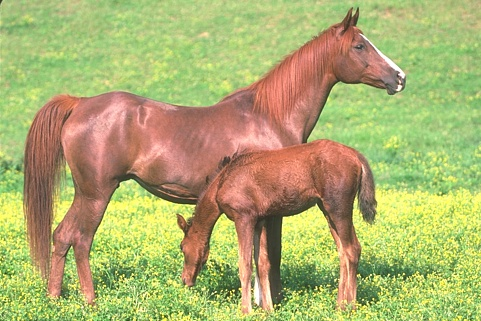
%> input picture ComputerVision/lista1/Q3/img/113044.jpg, 481 x 321 px
$ octave q3.m   (GNU Octave 9; MATLAB toolbox functions it lacks are replaced by stand-ins)
%> lines starting %> are read from the running program, lines starting %| are printed output that depends on the picture; in (x1, y1, x2, y2) boxes, pixels count from 0 and x2, y2 are one past the last pixel; in counts of white or black regions, pixels touching at a corner belong together; the program's own positions count from 1
clc;    % Clear the command window.
close all;  % Close all figures (except those of imtool.)
imtool close all;  % Close all imtool figures.
clear;  % Erase all existing variables.
workspace;  % Make sure the workspace panel is showing.

% Read a grayscale image
% I = imread('./img/69020.jpg');
% I = imread('./img/42049.jpg');
I = imread('./img/113044.jpg');
%> I is the input picture: size 321x481x3 uint8; mean R, G, B 174.6, 175.1, 111

hsv = rgb2hsv(I);
%> hsv: size 321x481x3 double; mean H, S, V 0.166, 0.428, 0.76
h = hsv(:,:,1);
s = hsv(:,:,2);
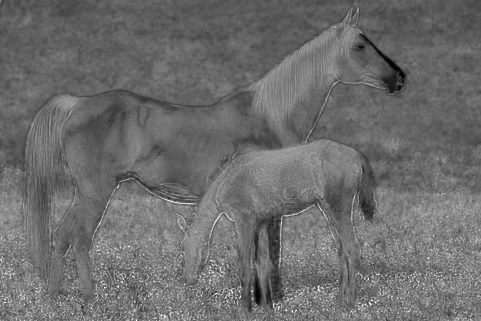
%> s: size 321x481 double; min 0, max 1, mean 0.428
v = hsv(:,:,3);
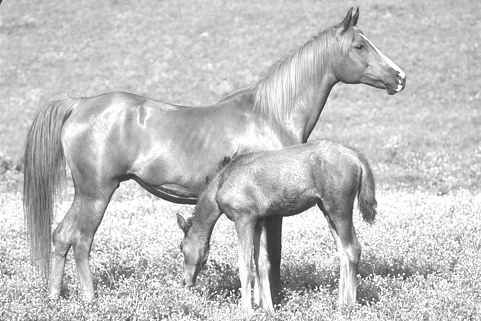
%> v: size 321x481 double; min 0.184, max 1, mean 0.76
imwrite(h,'./img/h.png');
imwrite(s,'./img/s.png');
imwrite(v,'./img/v.png');

% Filter the image with a Gaussian filter with standard deviation of 30
Iblur = imgaussfilt(I, 35);
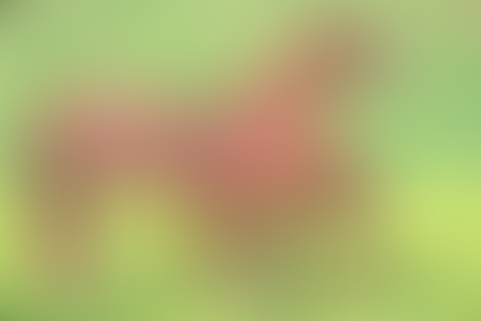
%> Iblur: size 321x481x3 uint8; mean R, G, B 174.6, 175.8, 111.1

% Save the blurred image
imwrite(Iblur,'./img/blurred.png');

% Convert the RGB image to a hsv image
hsv_Iblur = rgb2hsv(Iblur);
%> hsv_Iblur: size 321x481x3 double; mean H, S, V 0.168, 0.405, 0.732

% Get a H channel of the hsv image
h_Iblur = hsv_Iblur(:,:,1);
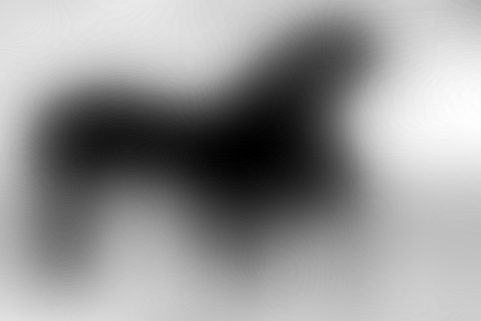
%> h_Iblur: size 321x481 double; min 0.0373, max 0.259, mean 0.168; drawn with min black and max white

% Save the channel H blurred
imwrite(h_Iblur,'./img/channelHblurred.png');
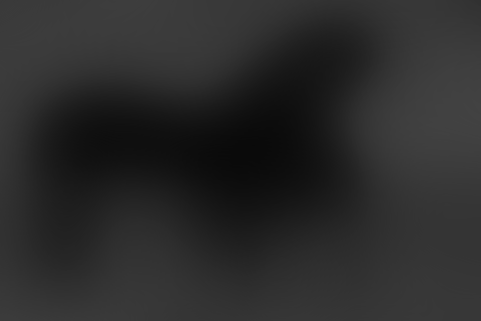
%> saved as channelHblurred.png: size 321x481 uint8; min 9, max 66, mean 42.8

% Calculate a threshold [0,1]
level = graythresh(h_Iblur);
%> level = 0.149

% Convert the RGB image to a hsv image
hsv = rgb2hsv(I);

% Get a H channel of the hsv image
h = hsv(:,:,1);

% Segment the image according to threshold
BW = (h >= level);
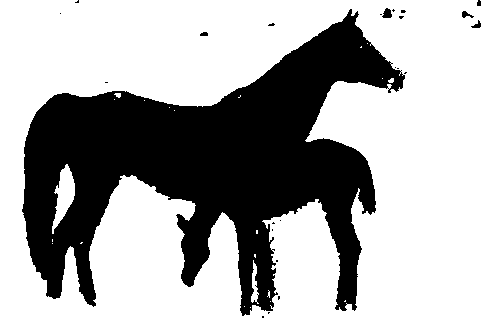
%> BW: size 321x481 logical; 66.2% white; 24 black regions (18 under 20 px), largest, box (x1, y1, x2, y2) and area: (22, 9, 405, 316) 51959, (382, 8, 392, 18) 70, (462, 11, 474, 18) 44, (471, 20, 481, 28) 39, (200, 32, 208, 36) 27, (477, 0, 481, 6) 21

% Save the channel H blurred
imwrite(BW,'./img/binaryanimal.png');

% imshow(BW);

% Create the Complement of the binary image
BW2 = imcomplement(BW);

% Fill Holes in a Binary Image
BW3 = imfill(BW2,'holes');
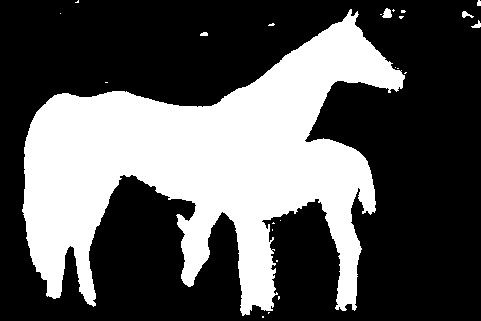
%> BW3: size 321x481 logical; 34.5% white; 24 white regions (18 under 20 px), largest, box (x1, y1, x2, y2) and area: (22, 9, 405, 316) 53056, (382, 8, 392, 18) 70, (462, 11, 474, 18) 44, (471, 20, 481, 28) 39, (200, 32, 208, 36) 27, (477, 0, 481, 6) 21

% Create the Complement of the binary image
BW4 = imcomplement(BW3);

% SE = strel('disk', 3);
% BW5 = imclose(BW4,SE);

% Save the channel H blurred
imwrite(BW4,'./img/resultanimal.png');
imshow(BW4);

$ run again, with ComputerVision/lista1/Q3/img/69020.jpg copied over ComputerVision/lista1/Q3/img/113044.jpg
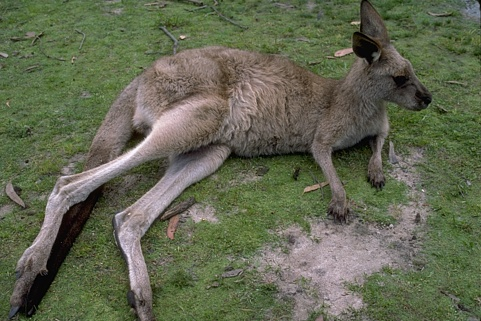
%> input picture ComputerVision/lista1/Q3/img/69020.jpg, 481 x 321 px
%> I is the input picture: size 321x481x3 uint8; mean R, G, B 98.5, 103.6, 81
%> hsv: size 321x481x3 double; mean H, S, V 0.257, 0.278, 0.422
%> hsv_Iblur: size 321x481x3 double; mean H, S, V 0.192, 0.233, 0.409
%> level = 0.169
%> `BW = (h >= level);`:
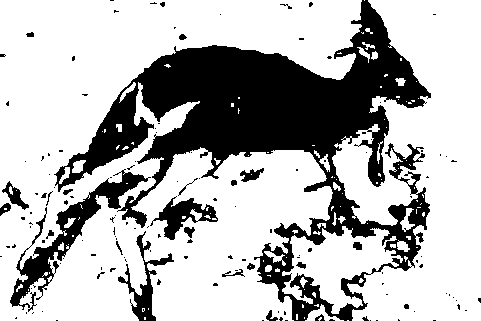
%> BW: size 321x481 logical; 71.7% white; 141 black regions (117 under 20 px), largest, box (x1, y1, x2, y2) and area: (54, 0, 431, 321) 36109, (10, 169, 151, 312) 3490, (118, 231, 174, 321) 1097
%> `BW3 = imfill(BW2,'holes');`:
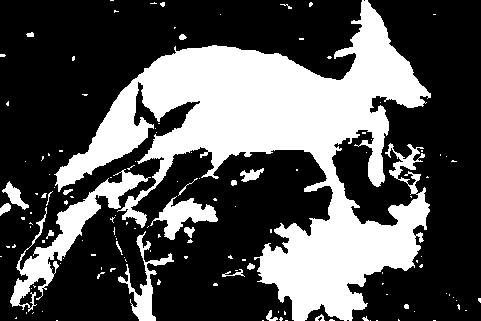
%> BW3: size 321x481 logical; 32.9% white; 135 white regions (113 under 20 px), largest, box (x1, y1, x2, y2) and area: (54, 0, 431, 321) 43069, (10, 169, 151, 312) 3694, (150, 196, 218, 240) 1205

$ run again, with ComputerVision/lista1/Q3/img/42049.jpg copied over ComputerVision/lista1/Q3/img/113044.jpg
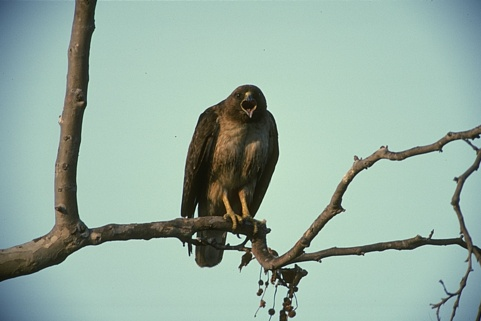
%> input picture ComputerVision/lista1/Q3/img/42049.jpg, 481 x 321 px
%> I is the input picture: size 321x481x3 uint8; mean R, G, B 150.9, 175.2, 163.1
%> hsv: size 321x481x3 double; mean H, S, V 0.389, 0.197, 0.696
%> hsv_Iblur: size 321x481x3 double; mean H, S, V 0.407, 0.15, 0.684
%> level = 0.341
%> `BW = (h >= level);`:
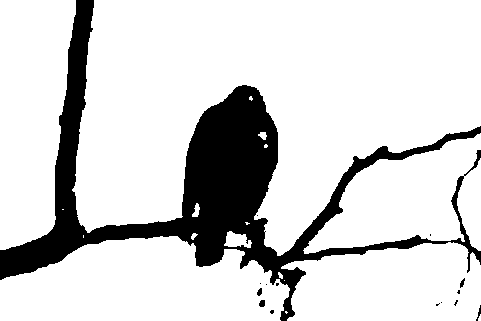
%> BW: size 321x481 logical; 83.1% white; 15 black regions (10 under 20 px), largest, box (x1, y1, x2, y2) and area: (0, 0, 481, 321) 25986, (259, 300, 265, 307) 36, (257, 288, 262, 296) 29, (476, 305, 481, 321) 29, (460, 278, 465, 288) 27
%> `BW3 = imfill(BW2,'holes');`:
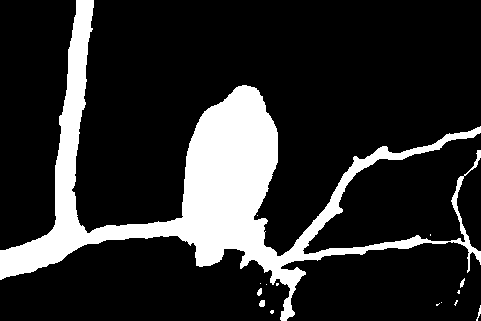
%> BW3: size 321x481 logical; 17.3% white; 15 white regions (10 under 20 px), largest, box (x1, y1, x2, y2) and area: (0, 0, 481, 321) 26505, (259, 300, 265, 307) 36, (257, 288, 262, 296) 29, (476, 305, 481, 321) 29, (460, 278, 465, 288) 27
